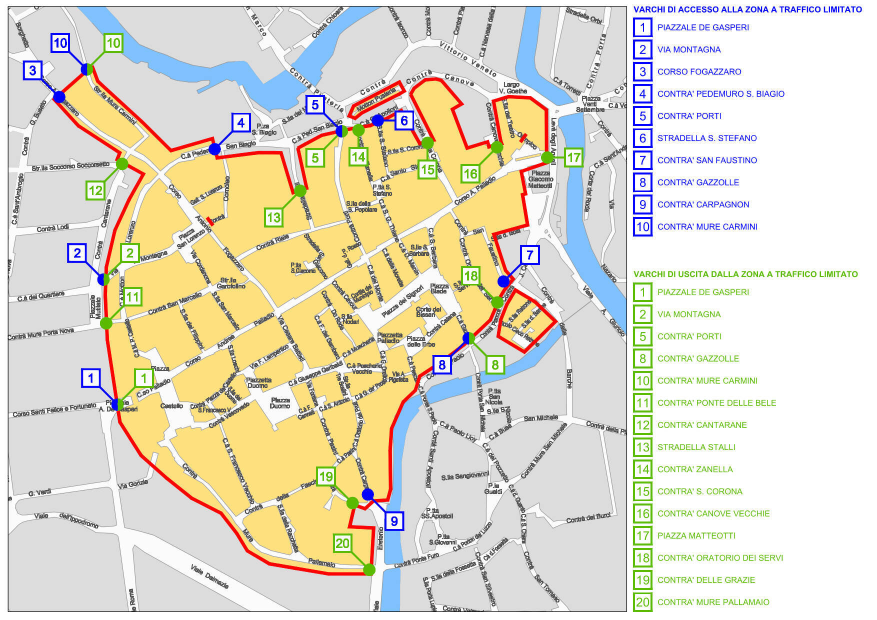
#> input picture data/raw/vicenza/mappa-ztl-varchi.jpg, 1754 x 1239 px (shown at 1/2 size)
$ python vicenza_mappa.py
#> lines starting #> are read from the running program, lines starting #| are printed output that depends on the picture; after the words box and inside, x2 and y2 are one past the last pixel; in counts of white or black regions, pixels touching at a corner belong together
### Tools/osm_geo.py
#!/usr/bin/env python3
# Strumenti comuni per usare i dati OpenStreetMap scaricati da Overpass («out geom») in data/raw/geo/.
# Dati © OpenStreetMap contributors, ODbL 1.0 (https://www.openstreetmap.org/copyright).
#
# - outer_ring(rel): il contorno esterno di una relazione-area (way «outer» unite testa-coda, anche se
#   disegnate al contrario); se ci sono più anelli tiene il più grande; se non si chiude, si ferma con un errore.
# - street_area(rel): per le relazioni «enforcement» che elencano le strade della ZTL (ruolo «section») e
#   nessun contorno: l'area coperta da quelle strade (chiusura morfologica su una griglia di qualche metro).
# - gates(...): i varchi con coordinate (nodi «device»/«from»/«to» delle relazioni enforcement, o nodi «Varco ZTL»).
# - simplify_m / perimeter: Douglas-Peucker in metri e conversione nel formato delle città ({lat, lon}).
# - contains / area_km2: per i controlli di plausibilità.
import json, math
from pathlib import Path

GEO = Path(__file__).resolve().parent.parent / "data/raw/geo"
ODBL = "© OpenStreetMap contributors, ODbL 1.0"


def osm_url(kind, osm_id):
    return f"https://www.openstreetmap.org/{kind}/{osm_id}"


def load(name):
    """Gli elementi di un file Overpass in data/raw/geo/ (es. «roma-ztl»)"""
    return json.loads((GEO / f"{name}.json").read_text(encoding="utf-8"))["elements"]


# [13 lines left out: functions relation, _proj, not called in this run]


def _signed_area(pts):
    return sum(a[0] * b[1] - b[0] * a[1] for a, b in zip(pts, pts[1:] + pts[:1])) / 2


# [216 lines left out: functions area_km2, contains, distance_m, simplify_m, perimeter, outer_ring and 3 more, not called in this run]


def gate_json(prefix, g):
    osm_id, name, lat, lon = g
    return {"id": f"{prefix}-osm{osm_id}", "name": name.strip(), "location": {"lat": round(lat, 6), "lon": round(lon, 6)}}


# [22 lines left out: functions convex_hull, inside_lonlat, not called in this run]

### Tools/vicenza_mappa.py
#!/usr/bin/env python3
# Vicenza: perimetro della ZTL e posizione dei varchi ricavati in automatico dalla mappa ufficiale del Comune
# «Mappa ZTL con varchi» (pagina del 14/11/2023, immagine Mappa-Ztl_reference.jpg, 1754×1239 px), salvata in
# data/raw/vicenza/mappa-ztl-varchi.jpg. La mappa non ha coordinate. Niente è disegnato a mano:
# 1. ogni pixel è classificato dal colore: rosso = bordo della ZTL, giallo = isolati in ZTL, azzurro = fiumi,
#    blu pieno = varchi d'ingresso (pallini), verde = varchi d'uscita (pallini); la legenda (x ≥ 1262) è esclusa;
# 2. la mappa è agganciata alle coordinate con una similitudine (scala, rotazione, traslazione) che sovrappone i fiumi
#    disegnati (Bacchiglione, Retrone, Seriola) alle aree d'acqua di OpenStreetMap (data/raw/geo/vicenza-centro.json):
#    ricerca a griglia (tolleranza 30 m) e poi locale (tolleranza 6 m) della trasformazione con la massima sovrapposizione (F1);
# 3. la ZTL è l'insieme degli isolati gialli e del bordo rosso, chiuso morfologicamente (10 px ≈ 8 m) sulle strade interne,
#    con le piazze interne riempite; più grande componente; contorno semplificato a 3 m (il bordo rosso ha interruzioni
#    sotto i simboli dei varchi e le scritte, quindi non si usa da solo come muro);
# 4. i varchi sono i centri dei pallini blu (ingresso) e verdi (uscita) (maschere erose di 3 px: restano i pallini pieni),
#    portati in coordinate.
# Risultato: data/raw/vicenza/ztl-mappa-ufficiale.geojson (con la trasformazione e il punteggio), letto da
# Tools/build_vicenza.py. Serve numpy e Pillow. Uso: python3 Tools/vicenza_mappa.py
import json, math
from pathlib import Path
import numpy as np
from PIL import Image, ImageDraw
import osm_geo

ROOT = Path(__file__).resolve().parent.parent
IMG = ROOT / "data/raw/vicenza/mappa-ztl-varchi.jpg"
OUT = ROOT / "data/raw/vicenza/ztl-mappa-ufficiale.geojson"
LEGEND_X = 1262
LAT0, LON0 = 45.5470, 11.5450                       # origine del piano locale in metri
KX, KY = 111320.0 * math.cos(math.radians(LAT0)), 110574.0


def to_m(lon, lat):
    return (lon - LON0) * KX, (lat - LAT0) * KY


def to_ll(x, y):
    return LON0 + x / KX, LAT0 + y / KY


# --- 1. classificazione dei colori ---
im = np.asarray(Image.open(IMG).convert("RGB")).astype(int)
H, Wd = im.shape[:2]
#> H = 1239; Wd = 1754
R, G, B = im[..., 0], im[..., 1], im[..., 2]
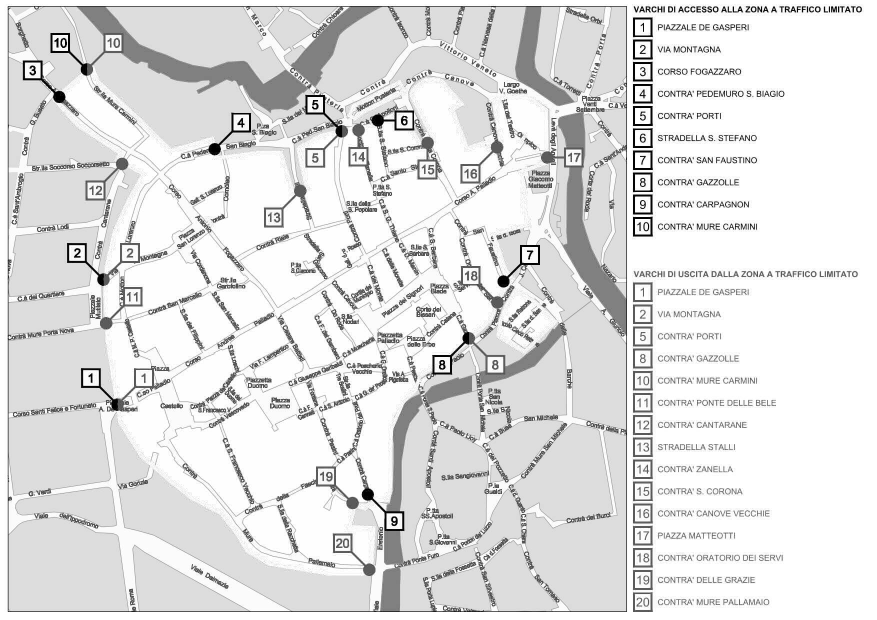
#> R: shape (1239, 1754) int64 (shown at 1/2 size); min 0, max 255, mean 224
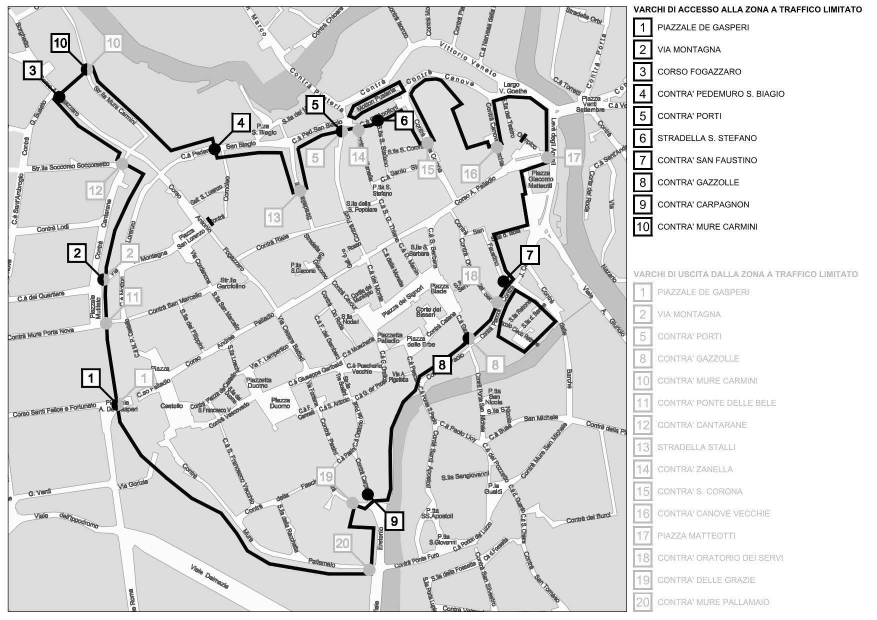
#> G: shape (1239, 1754) int64 (shown at 1/2 size); min 0, max 255, mean 219.2
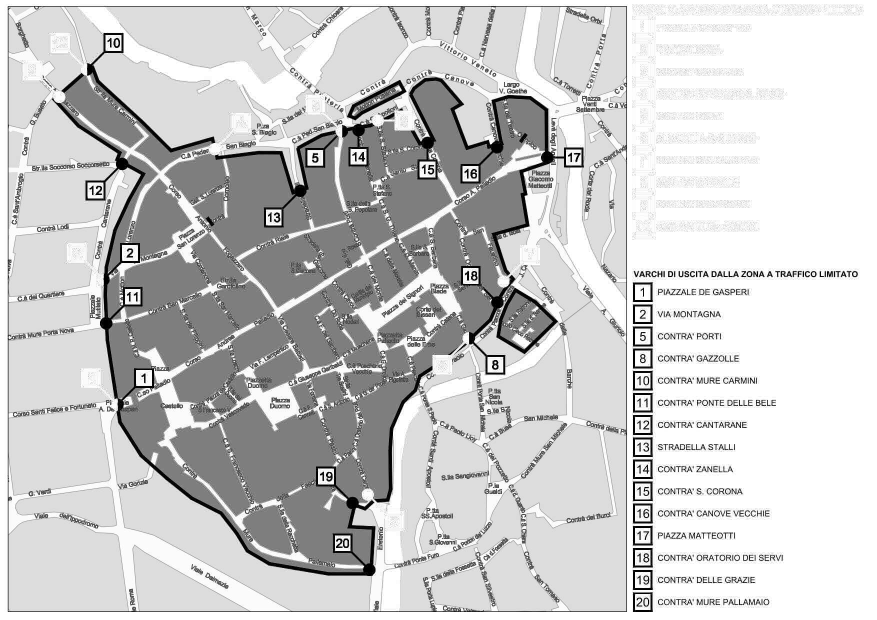
#> B: shape (1239, 1754) int64 (shown at 1/2 size); min 0, max 255, mean 202.5
valid = np.zeros((H, Wd), bool); valid[:, :LEGEND_X] = True
red = (R > 190) & (G < 70) & (B < 70) & valid
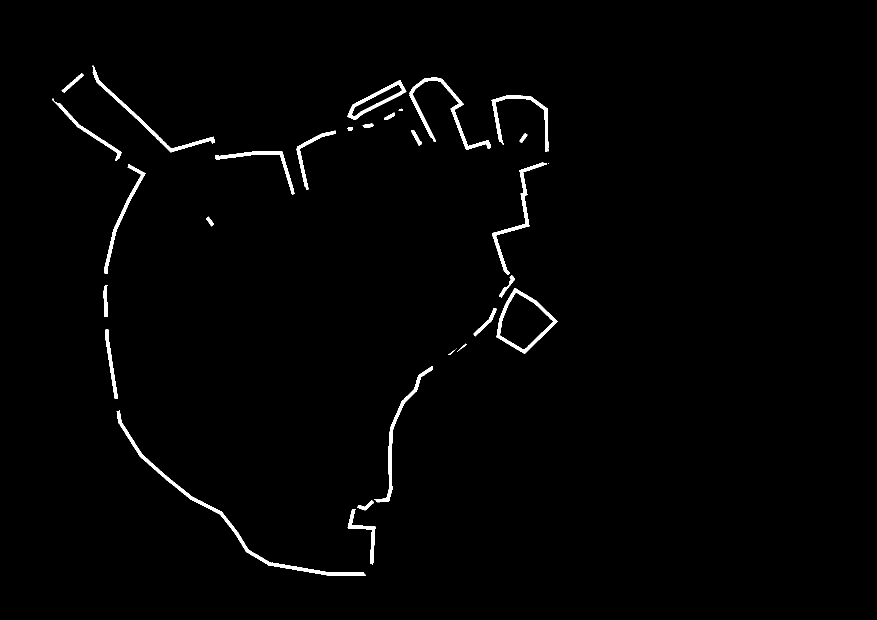
#> red: shape (1239, 1754) bool (shown at 1/2 size); 1.3% white; 30 white regions (2 under 20 px), largest, box (x1, y1, x2, y2) and area: (233, 821, 732, 1151) 4101, (819, 155, 982, 300) 2598, (993, 576, 1116, 708) 2290
river = (abs(R - 120) < 40) & (abs(G - 190) < 30) & (B > 215) & valid
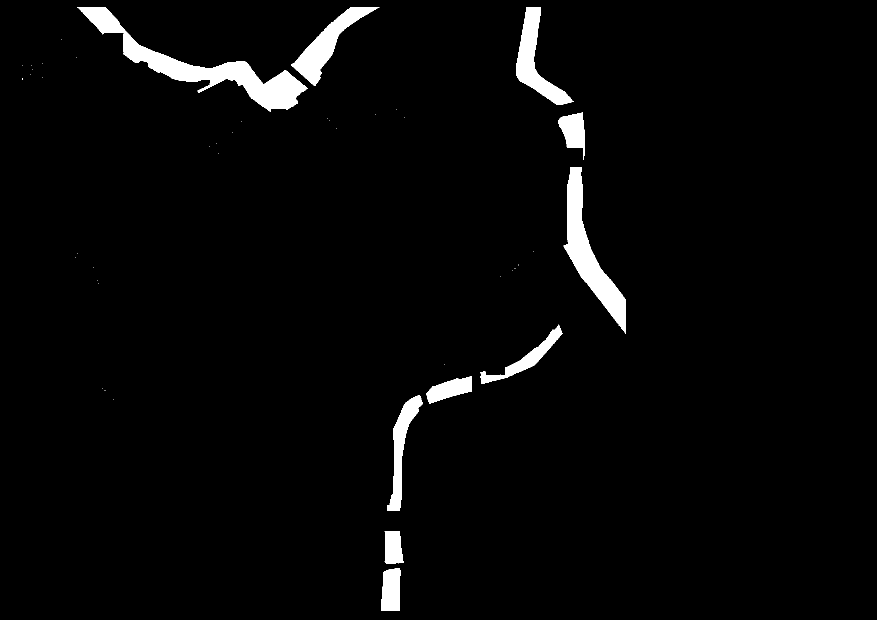
#> river: shape (1239, 1754) bool (shown at 1/2 size); 3% white; 44 white regions (34 under 20 px), largest, box (x1, y1, x2, y2) and area: (155, 14, 615, 224) 18510, (1127, 335, 1252, 668) 12393, (583, 14, 759, 172) 7359
blue = (R < 60) & (G < 60) & (B > 190) & valid
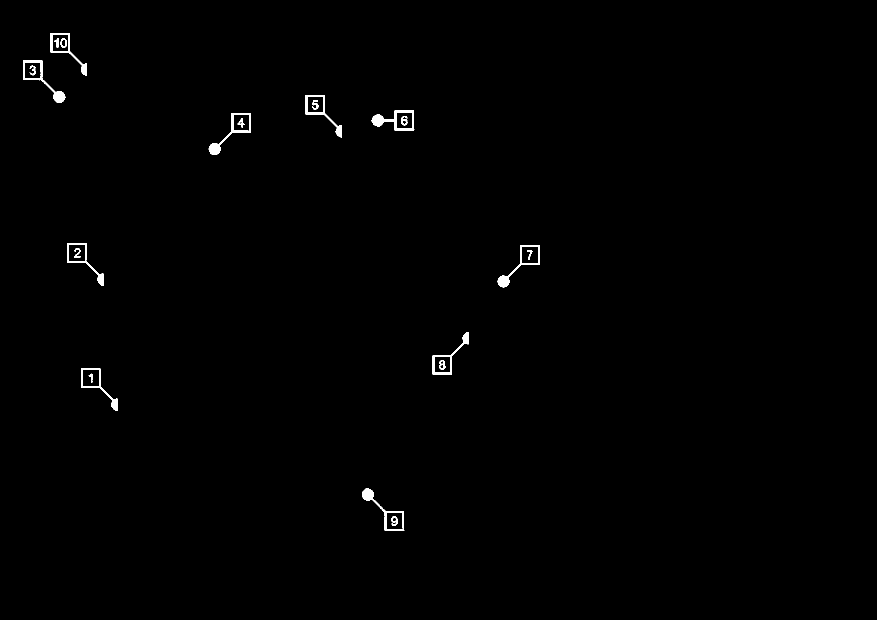
#> blue: shape (1239, 1754) bool (shown at 1/2 size); 0.52% white; 21 white regions, largest, box (x1, y1, x2, y2) and area: (995, 490, 1080, 575) 1138, (46, 121, 131, 206) 1097, (417, 226, 502, 310) 1093
green = (R < 130) & (G > 140) & (B < 60) & valid
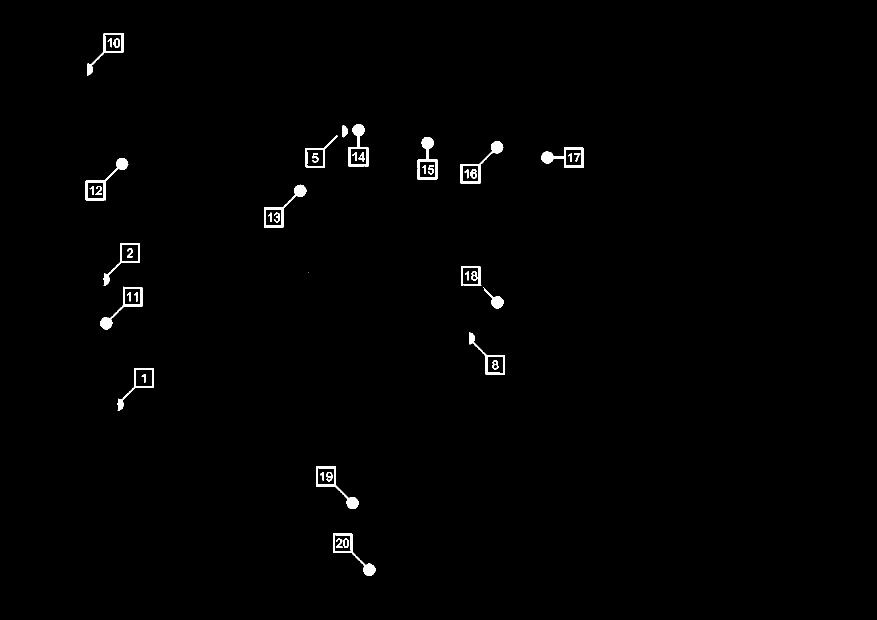
#> green: shape (1239, 1754) bool (shown at 1/2 size); 0.83% white; 46 white regions (3 under 20 px), largest, box (x1, y1, x2, y2) and area: (171, 316, 257, 401) 1156, (632, 933, 718, 1018) 1155, (528, 369, 613, 455) 1148


# [22 lines left out: functions dilate, components, not called in this run]


# --- 2. aggancio: fiumi della mappa ↔ acque OSM ---
GEO = osm_geo.load("vicenza-centro")
#> (the run stopped early here; a loop or call above may not have finished)
